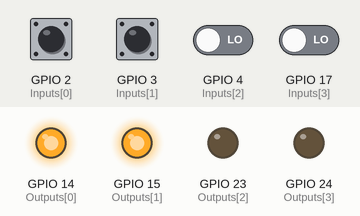
Simulated run of this program. Board: Raspberry Pi (BCM pin numbers). Parts: output pins drawn as LEDs (lit = HIGH). The test bench sets the inputs (shaded band); at power-on: GPIO 2 (Inputs[0]), GPIO 3 (Inputs[1]) HIGH, GPIO 4 (Inputs[2]), GPIO 17 (Inputs[3]) LOW.

Above: at 1.2 s.
1.3 s: GPIO 2 (Inputs[0]) pulled LOW for 1.2 s
At 2.6 s:
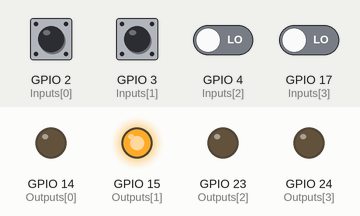
4.5 s: GPIO 3 (Inputs[1]) pulled LOW for 1.2 s
At 5.8 s:
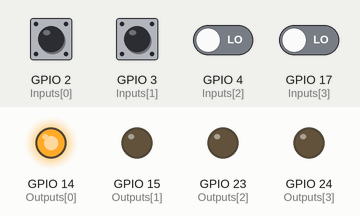
7.5 s: GPIO 4 (Inputs[2]) driven HIGH
At 8.4 s:
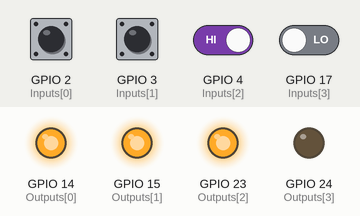
9.5 s: GPIO 17 (Inputs[3]) driven HIGH
At 11.1 s:
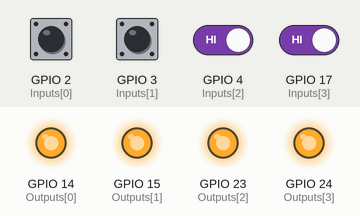
11.5 s: GPIO 2 (Inputs[0]) pulled LOW for 1.2 s
At 12.6 s:
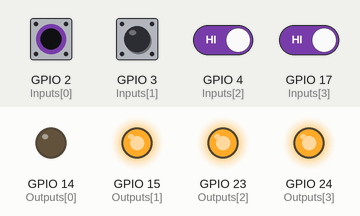
14.5 s: GPIO 3 (Inputs[1]) pulled LOW for 1.2 s
At 15.8 s:
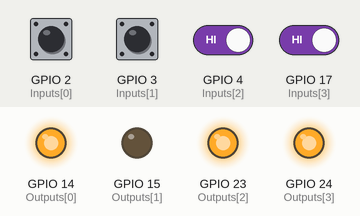
Timing chart, 0 to 17.5 s (numbered marks = the images above; inputs shaded):
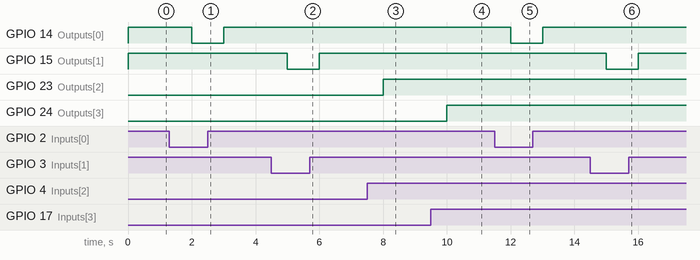

Measured:
- after the input at 1.3 s, GPIO 14 (Outputs[0]): HIGH → LOW after 0.70 s, → HIGH 1.0 s later
- after the input at 4.5 s, GPIO 15 (Outputs[1]): HIGH → LOW after 0.50 s, → HIGH 1.0 s later
- after the input at 7.5 s, GPIO 23 (Outputs[2]): LOW → HIGH after 0.50 s
- after the input at 9.5 s, GPIO 24 (Outputs[3]): LOW → HIGH after 0.50 s
- after the input at 11.5 s, GPIO 14 (Outputs[0]): HIGH → LOW after 0.50 s, → HIGH 1.0 s later
- after the input at 14.5 s, GPIO 15 (Outputs[1]): HIGH → LOW after 0.50 s, → HIGH 1.0 s later

The program:

Sportlicht.py
```python
import RPi.GPIO as GPIO
import time
GPIO.setmode(GPIO.BCM)

Inputs = [2,3,4,17]
Outputs = [14,15,23,24]

for i in range(4):
    GPIO.setup(Inputs[i],GPIO.IN)

for i in range(4):
    GPIO.setup(Outputs[i], GPIO.OUT)

while True:
    for i in range(4):
        if GPIO.input(Inputs[i])==GPIO.HIGH:
            GPIO.output(Outputs[i],GPIO.HIGH)
        else:
            GPIO.output(Outputs[i],GPIO.LOW)
    time.sleep(1)
```
